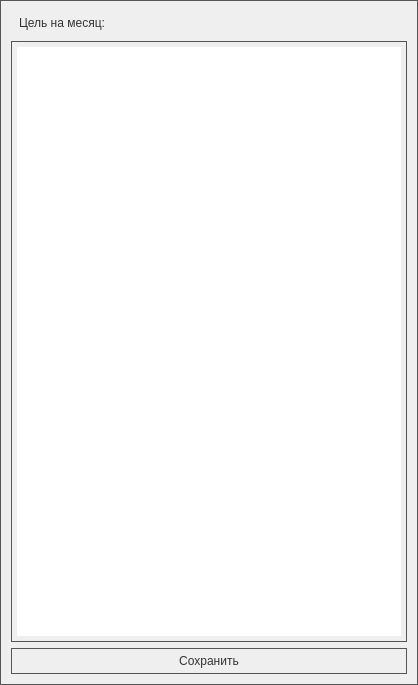
<?xml version="1.0" encoding="UTF-8"?>
<ui version="4.0">
 <class>NewPurposeForm</class>
 <widget class="QWidget" name="NewPurposeForm">
  <property name="geometry">
   <rect>
    <x>0</x>
    <y>0</y>
    <width>418</width>
    <height>685</height>
   </rect>
  </property>
  <property name="windowTitle">
   <string>Form</string>
  </property>
  <property name="styleSheet">
   <string notr="true"> QWidget {
color: #333;
border: 1px solid #555;
font: 30pt &quot;Arial&quot;;
border-radius: 0px;
padding: 5px;
background: qradialgradient(cx: 0.3, cy: -0.4,
fx: 0.3, fy: -0.4,
radius: 1.35, stop: 0 #fff, stop: 1 #e8e8e8);
min-width: 80px;
}</string>
  </property>
  <layout class="QVBoxLayout" name="verticalLayout">
   <item>
    <widget class="QLabel" name="purposeLabel">
     <property name="styleSheet">
      <string notr="true"> QLabel {
color: #333;
border: 0px solid #555;
font: 30pt &quot;Arial&quot;;
border-radius: 0px;
padding: 5px;
background: qradialgradient(cx: 0.3, cy: -0.4,
fx: 0.3, fy: -0.4,
radius: 1.35, stop: 0 #fff, stop: 1 #e8e8e8);
min-width: 80px;
}</string>
     </property>
     <property name="text">
      <string>Цель на месяц:</string>
     </property>
    </widget>
   </item>
   <item>
    <widget class="QPlainTextEdit" name="purposeEdit"/>
   </item>
   <item>
    <widget class="QPushButton" name="saveButton">
     <property name="styleSheet">
      <string notr="true"> QPushButton {
color: #333;
border: 1px solid #555;
font: 30pt &quot;Arial&quot;;
border-radius: 0px;
padding: 5px;
background: qradialgradient(cx: 0.3, cy: -0.4,
fx: 0.3, fy: -0.4,
radius: 1.35, stop: 0 #fff, stop: 1 #e8e8e8);
min-width: 80px;
}

QPushButton:hover {
background: qradialgradient(cx: 0.3, cy: -0.4,
fx: 0.3, fy: -0.4,
radius: 1.35, stop: 0 #fff, stop: 1 #e8e8e8);
}

 QPushButton:pressed {
background: qradialgradient(cx: 0.4, cy: -0.1,
fx: 0.4, fy: -0.1,
radius: 1.35, stop: 0 #fff, stop: 1 #88bbe8);
}</string>
     </property>
     <property name="text">
      <string>Сохранить</string>
     </property>
     <property name="icon">
      <iconset resource="res.qrc">
       <normaloff>:/img/img/icon/disc-floopy_1618.png</normaloff>:/img/img/icon/disc-floopy_1618.png</iconset>
     </property>
     <property name="iconSize">
      <size>
       <width>64</width>
       <height>64</height>
      </size>
     </property>
    </widget>
   </item>
  </layout>
 </widget>
 <resources>
  <include location="res.qrc"/>
 </resources>
 <connections/>
</ui>
